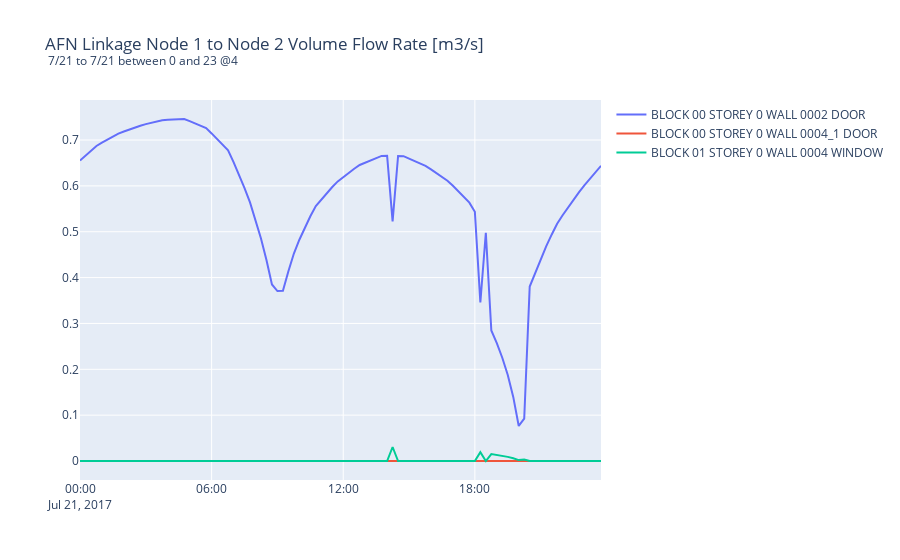

Here is the notebook cell this chart was saved with:
### Code cell
ez.sql.set_analysis_period(1)
ez.sql.create_plot()
